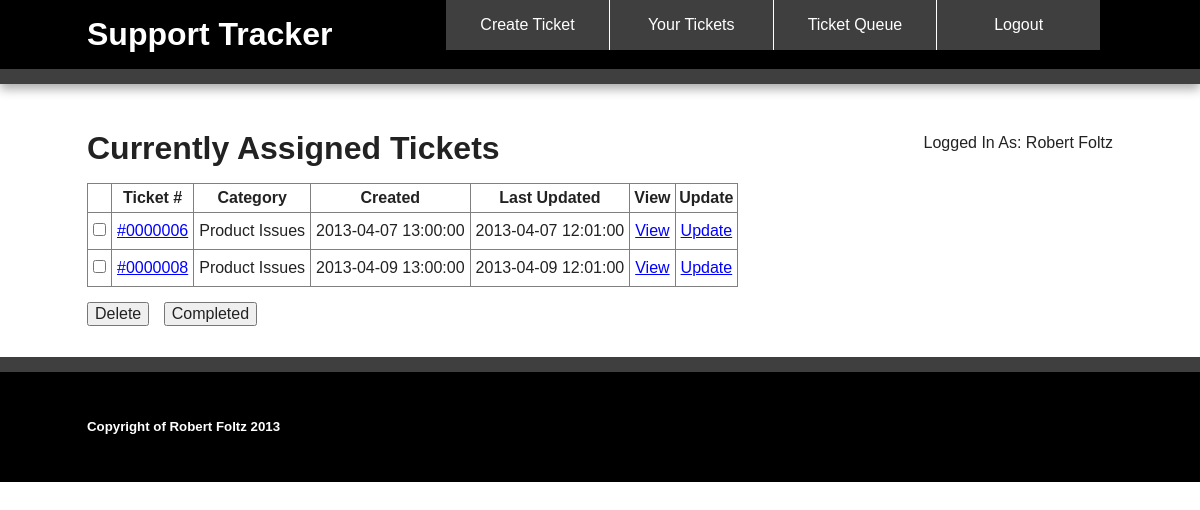
/your-tickets.php (signed in), run on the app's committed database.
### tables this page shows
CREATE TABLE tickets
(
Num INT NOT NULL AUTO_INCREMENT,
Created DATETIME NOT NULL,
Updated DATETIME NOT NULL,
CEmail VARCHAR(120) NOT NULL,
CName VARCHAR(120) NOT NULL,
CCountry VARCHAR(120) NOT NULL,
Issue LONGTEXT NOT NULL,
Technician INT,
Category INT NOT NULL,
PRIMARY KEY (Num),
FOREIGN KEY (Category) REFERENCES category(CatID),
FOREIGN KEY (Technician) REFERENCES techs(UserID)
);

CREATE TABLE category
(
CatID INT NOT NULL AUTO_INCREMENT,
Catname VARCHAR(60) NOT NULL, 
PRIMARY KEY (CatID)
);

### your-tickets.php (the view, shortened to what this page needs)
<?php require_once('dbConnection.php'); ?>
<?php
	$stmt = $db->prepare('select *,LPAD(Num,7,"0") as ticket_num from tickets where technician = ?');
	$stmt->bindValue(1, $_SESSION['UserID']);
	$stmt->execute();
	$ticket_info = $stmt->fetchAll();
?>
<!DOCTYPE html>
 <html class="no-js">
    <head>
        <link rel="stylesheet" href="css/normalize.min.css">
        <link rel="stylesheet" href="css/main.css">
    </head>
    <body>
        <div class="header-container">
            <header class="wrapper clearfix">
            	<h1 class="title">Support Tracker</h1>
            	<nav>
                    <ul>
                        <li><a href="create-ticket.php">Create Ticket</a></li>
                        <li><a href="your-tickets.php">Your Tickets</a></li>
                        <li><a href="queue.php">Ticket Queue</a></li>
                        <li><a href="authority.php?logout=true">Logout</a></li>
                    </ul>
                </nav>
            </header>
        </div>
        <div class="main-container">
            <div class="main wrapper clearfix">
            	<p class="as">Logged In As: <?php echo($_SESSION['Firstname']." ".$_SESSION['Lastname']); ?></p>
                <h1>Currently Assigned Tickets</h1>
                <form action="">
					<table id="ticket-queue" border="1">
						<tr>
							<th></th>
							<th>Ticket #</th>
							<th>Category</th>
							<th>Created</th>
							<th>Last Updated</th>
							<th>View</th>
							<th>Update</th>
						</tr>
						<?php foreach ($ticket_info as $ticket) : ?>
						<tr>
							<td><input type="checkbox" name="checked" value="<?php echo($ticket['Num']); ?>"></td>
							<td><a href="#">#<?php echo($ticket['ticket_num']); ?></a></td>
							<?php
								$stmt = $db->prepare('select Catname from category where CatID = ?');
								$stmt->bindValue(1, $ticket['Category']);
								$stmt->execute();
								$category = $stmt->fetch();
							?>
							<td><?php echo($category['Catname']); ?></td>
							<td><?php echo($ticket['Created']); ?></td>
							<td><?php echo($ticket['Updated']); ?></td>
							<td><a href="#">View</a></td>
							<td><a href="#">Update</a></td>
						</tr>
						<?php endforeach; ?>
					</table>
					<input class="spaced" type="submit" name="delete" value="Delete">
					<input class="spaced" type="submit" name="completed" value="Completed">
				</form>
            </div>
        </div>
        <div class="footer-container">
            <footer class="wrapper">
                <h5>Copyright of Robert Foltz 2013</h5>
            </footer>
        </div>
    </body>
</html>

### css/main.css (style rules this page uses)
html, button, input, select, textarea { color: #222; }
body { font-size: 1em; line-height: 1.4; }
body { font: 16px/26px Helvetica, Helvetica Neue, Arial; }
.wrapper { width: 90%; margin: 0 5%; }
.header-container { border-bottom: 15px solid #3F3F3F; }
.footer-container, .main aside { border-top: 15px solid #3F3F3F; }
.header-container, .footer-container, .main aside { background:#000000; }
.title { color:white; }
nav ul { margin: 0; padding: 0; }
nav a { display: block; margin-bottom: 10px; padding: 15px 0; text-align: center; text-decoration: none; font-weight: 500; color: white; background: #3F3F3F; -webkit-border-radius: 7px; -moz-border-radius: 7px; border-radius: 7px; }
.main { padding: 30px 0; }
.footer-container footer { color: white; padding: 20px 0; }
.as { float:right; margin-bottom:20px; }
#ticket-queue td { padding:5px; text-align:center; }
#ticket-queue a:link, a:visited { color: blue; }
.spaced { margin:15px 10px 0 0; }
@media only screen and (min-width: 480px) { nav a { float: left; width: 24.4%; margin: 0; padding:12px 0; border-right:1px solid #FFFFFF; -webkit-border-radius: 0; -moz-border-radius: 0; border-radius: 0; } }
@media only screen and (min-width: 480px) { nav li:first-child a { margin-left: 0; } }
@media only screen and (min-width: 480px) { nav li:last-child a { margin-right: 0; border-right:none; } }
@media only screen and (min-width: 480px) { nav ul li { display: inline; } }
@media only screen and (min-width: 768px) { .header-container, .main aside { -webkit-box-shadow: 0 5px 10px #aaa; -moz-box-shadow: 0 5px 10px #aaa; box-shadow: 0 5px 10px #aaa; } }
@media only screen and (min-width: 768px) { .title { float:left; margin-right:10px; } }
@media only screen and (min-width: 768px) { nav { float:right; width:65%; } }
@media only screen and (min-width: 1140px) { .wrapper { width: 1026px; margin: 0 auto; } }
.clearfix:before, .clearfix:after { content: " "; display: table; }
.clearfix:after { clear: both; }
.clearfix { *zoom: 1; }

### data on the page
tickets: ticket_num "0000006", Category.Catname "Product Issues", Created "2013-04-07 13:00:00", Updated "2013-04-07 12:01:00"
tickets: ticket_num "0000008", Category.Catname "Product Issues", Created "2013-04-09 13:00:00", Updated "2013-04-09 12:01:00"

### other printed values
$_SESSION['Firstname'] "Robert"
$_SESSION['Lastname'] "Foltz"
